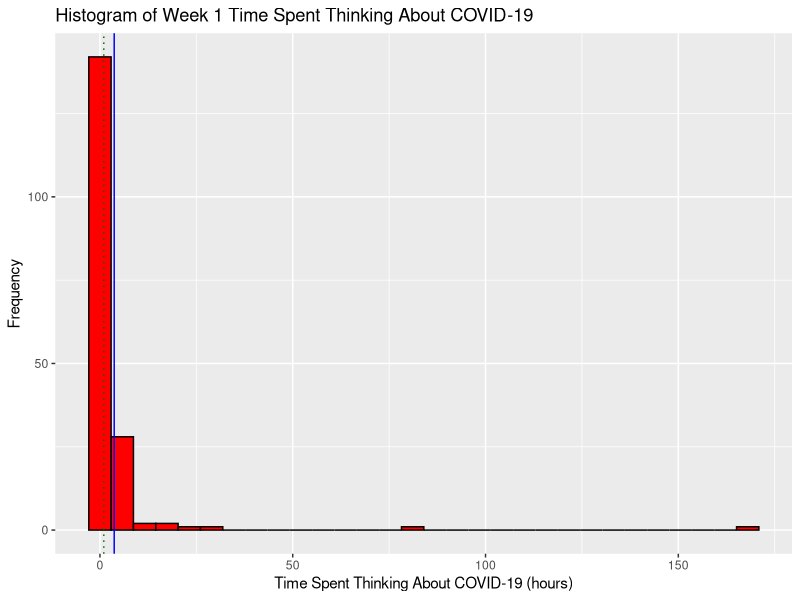
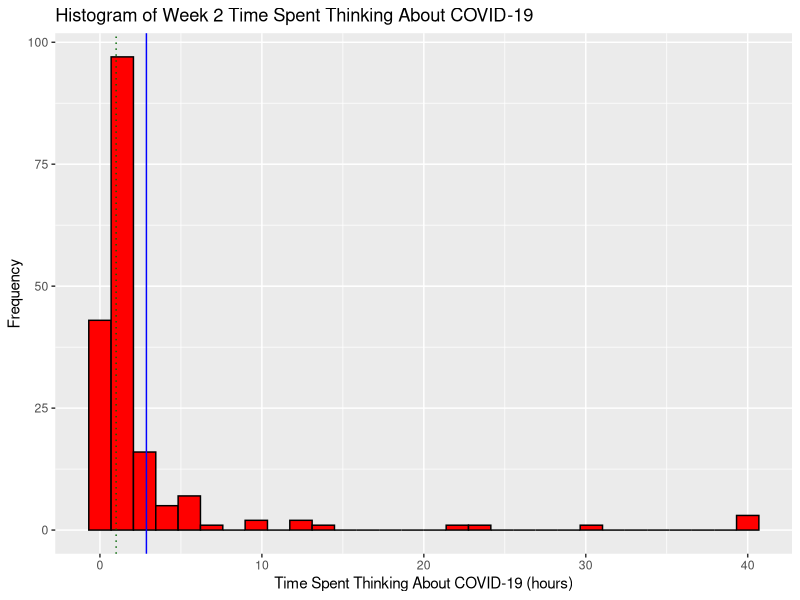
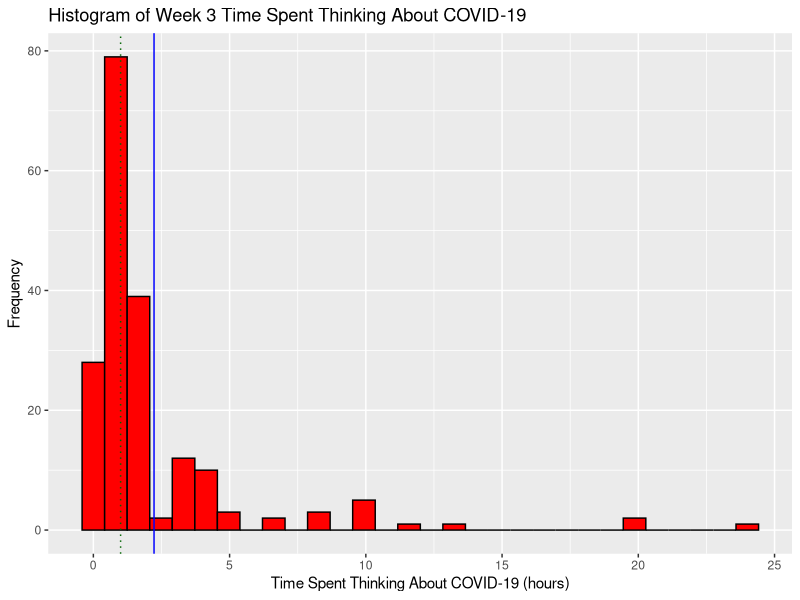

Write R code to recreate these figures, in order. (Note: this script raises an error after producing the figures.)
## ---- chunk 1
knitr::opts_chunk$set(echo = TRUE)

library(dplyr)
library(tidyverse)
## ---- chunk 2
setwd("~/Desktop/sta302h1/STA302H1 -- Projects/final report")
sta302_performance_data = read.csv("./data.csv", header = TRUE)
attach(sta302_performance_data)
## ---- chunk 3
cleaned_sta302_performance_data <- sta302_performance_data %>%
    # Create a new "country" column, which is just "Country" but whose entries are factors.
    mutate(country = as.factor(Country)) %>%

    # Remove the "X" column: it's simply the row number, which isn't very useful.
    # Remove the "Country" column: column "country" already exists
    select(-X, -Country) %>%
    
    # Rearrange similar columns side-by-side.
    relocate(country,
             COVID.hours..W1., COVID.hours..W2., 
             COVID.hours..W3., COVID.hours..W4.,
             STA302.hours..W1., STA302.hours..W2., 
             STA302.hours..W3., STA302.hours..W4.,
             Quiz_1_score, Quiz_2_score, 
             Quiz_3_score, Quiz_4_score)
## ---- chunk 4
rows_with_num_NAs = function(data, num_NAs) {
  return (rowSums(is.na(data)) == num_NAs)
}
## ---- chunk 5
row_nums_of_NA_rows = function(data, num_NAs) {
  return (which(rows_with_num_NAs(data, num_NAs)))
}
## ---- chunk 6
rows_with_0_NAs = cleaned_sta302_performance_data[
  rows_with_num_NAs(cleaned_sta302_performance_data, 0),
]
rows_with_1_NAs = cleaned_sta302_performance_data[
  rows_with_num_NAs(cleaned_sta302_performance_data, 1),
]
rows_with_2_NAs = cleaned_sta302_performance_data[
  rows_with_num_NAs(cleaned_sta302_performance_data, 2),
]
rows_with_3_NAs = cleaned_sta302_performance_data[
  rows_with_num_NAs(cleaned_sta302_performance_data, 3),
]
rows_with_4_NAs = cleaned_sta302_performance_data[
  rows_with_num_NAs(cleaned_sta302_performance_data, 4),
]
## ---- chunk 7
print(as_tibble(data.frame(
  nrows_0_NAs = nrow(rows_with_0_NAs),
  nrows_1_NAs = nrow(rows_with_1_NAs),
  nrows_2_NAs = nrow(rows_with_2_NAs),
  nrows_3_NAs = nrow(rows_with_3_NAs),
  nrows_4_NAs = nrow(rows_with_4_NAs)
)))
## ---- chunk 8
row_nums_of_NA_rows(cleaned_sta302_performance_data, 0)
## ---- chunk 9
row_nums_of_NA_rows(cleaned_sta302_performance_data, 1)
## ---- chunk 10
row_nums_of_NA_rows(cleaned_sta302_performance_data, 2)
## ---- chunk 11
row_nums_of_NA_rows(cleaned_sta302_performance_data, 3)
## ---- chunk 12
row_nums_of_NA_rows(cleaned_sta302_performance_data, 4)
## ---- chunk 13
num_column_NAs = function(predictor_variable) {
  sum(is.na(predictor_variable))
}
## ---- chunk 14
row_nums_of_NA_columns = function(data, predictor_variable) {
  which(is.na(predictor_variable))
}
## ---- chunk 15
perform_data = cleaned_sta302_performance_data
print(as_tibble(data.frame(
  week1_covid = num_column_NAs(perform_data$COVID.hours..W1.),
  week2_covid = num_column_NAs(perform_data$COVID.hours..W2.),
  week3_covid = num_column_NAs(perform_data$COVID.hours..W3.),
  week4_covid = num_column_NAs(perform_data$COVID.hours..W4.)
)))
## ---- chunk 16
print(as_tibble(data.frame(
  week1_sta302 = num_column_NAs(perform_data$STA302.hours..W1.),
  week2_sta302 = num_column_NAs(perform_data$STA302.hours..W2.),
  week3_sta302 = num_column_NAs(perform_data$STA302.hours..W3.),
  week4_sta302 = num_column_NAs(perform_data$STA302.hours..W4.)
)))
## ---- chunk 17
print(as_tibble(data.frame(
  quiz1_score = num_column_NAs(perform_data$Quiz_1_score),
  quiz2_score = num_column_NAs(perform_data$Quiz_2_score),
  quiz3_score = num_column_NAs(perform_data$Quiz_3_score),
  quiz4_score = num_column_NAs(perform_data$Quiz_4_score)
)))
## ---- chunk 18
quiz_grades <- cleaned_sta302_performance_data %>%
  select(Quiz_1_score, Quiz_2_score, 
         Quiz_3_score, Quiz_4_score)
## ---- chunk 19
missed_0_quizzes = quiz_grades[
  rows_with_num_NAs(quiz_grades, 0),
]
missed_1_quizzes = quiz_grades[
  rows_with_num_NAs(quiz_grades, 1),
]
missed_2_quizzes = quiz_grades[
  rows_with_num_NAs(quiz_grades, 2),
]
missed_3_quizzes = quiz_grades[
  rows_with_num_NAs(quiz_grades, 3),
]
missed_4_quizzes = quiz_grades[
  rows_with_num_NAs(quiz_grades, 4),
]
## ---- chunk 20
print(as.tibble(data.frame(
  miss_0_quizzes = nrow(missed_0_quizzes),
  miss_1_quizzes = nrow(missed_1_quizzes),
  miss_2_quizzes = nrow(missed_2_quizzes),
  miss_3_quizzes = nrow(missed_3_quizzes),
  miss_4_quizzes = nrow(missed_4_quizzes)
)))
## ---- chunk 21
which(rows_with_num_NAs(quiz_grades, 0))
## ---- chunk 22
which(rows_with_num_NAs(quiz_grades, 1))
## ---- chunk 23
which(rows_with_num_NAs(quiz_grades, 2))
## ---- chunk 24
which(rows_with_num_NAs(quiz_grades, 3))
## ---- chunk 25
which(rows_with_num_NAs(quiz_grades, 4))
## ---- chunk 26
library(dplyr)
row_nums_to_exclude <- union(
  which(rows_with_num_NAs(quiz_grades, 3)),
  which(rows_with_num_NAs(quiz_grades, 4))) # that's 28 people.
row_nums_to_exclude
## ---- chunk 27
cleaned_sta302_performance_data2 = 
  cleaned_sta302_performance_data[-row_nums_to_exclude,]
## ---- chunk 28
rows_with_mistyped_columms = cleaned_sta302_performance_data2[c(38, 83, 84, 117),]
# row 83: Country -> "canada" -- DONE
# row 84: Country -> "canada" -- DONE

# row 117: COVID.hours..W4. -> 0.5 hours -- DONE

# row 38:  STA302.hours..W3. -> 5.5<U+00A0> -- DONE
# row 117: STA302.hours..W4. -> 7.5 hours -- DONE
## ---- chunk 29
# library(janitor)
# use it to clean up data.
## ---- chunk 30
rows_with_no_country = cleaned_sta302_performance_data2 %>%
  select(-country)
## ---- chunk 31
# use week 5b slides -- choose model selection criterion to pick predictor variables.


# use lm() on a bunch of predictor variables to determine significant
# predictor variables.


## ---- chunk 32
display_histogram <- function(data, predictor_variable, histogram_title, x_axis_label) {
  ggplot(data = tibble(data), mapping = aes(x = predictor_variable)) +
    geom_histogram(col = "black", fill = "red", bins = 30) +
    labs(title = histogram_title, y = "Frequency", x = x_axis_label) + 
    geom_vline(mapping = aes(xintercept = mean(predictor_variable, na.rm = TRUE)),
               color = "blue", linetype = "solid") +
    geom_vline(mapping = aes(xintercept = median(predictor_variable, na.rm = TRUE)),
               color = "dark green", linetype = "dotted")
}
## ---- chunk 33
display_histogram(cleaned_sta302_performance_data2, 
                  cleaned_sta302_performance_data2$COVID.hours..W1., 
                  "Histogram of Week 1 Time Spent Thinking About COVID-19",
                  "Time Spent Thinking About COVID-19 (hours)")
## ---- chunk 34
display_histogram(cleaned_sta302_performance_data2, 
                  cleaned_sta302_performance_data2$COVID.hours..W2., 
                  "Histogram of Week 2 Time Spent Thinking About COVID-19",
                  "Time Spent Thinking About COVID-19 (hours)")
## ---- chunk 35
display_histogram(cleaned_sta302_performance_data2, 
                  cleaned_sta302_performance_data2$COVID.hours..W3., 
                  "Histogram of Week 3 Time Spent Thinking About COVID-19",
                  "Time Spent Thinking About COVID-19 (hours)")
## ---- chunk 36
display_histogram(cleaned_sta302_performance_data2, 
                  cleaned_sta302_performance_data2$COVID.hours..W4., 
                  "Histogram of Week 4 Time Spent Thinking About COVID-19",
                  "Time Spent Thinking About COVID-19 (hours)")
## ---- chunk 37
display_histogram(cleaned_sta302_performance_data2, 
                  cleaned_sta302_performance_data2$STA302.hours..W1., 
                  "Histogram of Week 1 Time Spent Studying for STA302H1",
                  "Time Spent Studying for STA302H1 (hours)")
## ---- chunk 38
display_histogram(cleaned_sta302_performance_data2, 
                  cleaned_sta302_performance_data2$STA302.hours..W2., 
                  "Histogram of Week 2 Time Spent Studying for STA302H1",
                  "Time Spent Studying for STA302H1 (hours)")
## ---- chunk 39
display_histogram(cleaned_sta302_performance_data2, 
                  cleaned_sta302_performance_data2$STA302.hours..W3., 
                  "Histogram of Week 3 Time Spent Studying for STA302H1",
                  "Time Spent Studying for STA302H1 (hours)")
## ---- chunk 40
display_histogram(cleaned_sta302_performance_data2, 
                  cleaned_sta302_performance_data2$STA302.hours..W4., 
                  "Histogram of Week 4 Time Spent Studying for STA302H1",
                  "Time Spent Studying for STA302H1 (hours)")
## ---- chunk 41
display_histogram(cleaned_sta302_performance_data2, 
                  cleaned_sta302_performance_data2$Quiz_1_score, 
                  "Histogram of Quiz 1 Scores",
                  "Quiz Score (out of 10)")
## ---- chunk 42
display_histogram(cleaned_sta302_performance_data2, 
                  cleaned_sta302_performance_data2$Quiz_2_score, 
                  "Histogram of Quiz 2 Scores",
                  "Quiz Score (out of 10)")
## ---- chunk 43
display_histogram(cleaned_sta302_performance_data2, 
                  cleaned_sta302_performance_data2$Quiz_3_score, 
                  "Histogram of Quiz 3 Scores",
                  "Quiz Score (out of 10)")
## ---- chunk 44
display_histogram(cleaned_sta302_performance_data2, 
                  cleaned_sta302_performance_data2$Quiz_4_score, 
                  "Histogram of Quiz 4 Scores",
                  "Quiz Score (out of 10)")
## ---- chunk 45
display_boxplot <- function(data, predictor_variable, boxplot_title, y_axis_label) {
  ggplot(mapping = aes(x = Country, y = predictor_variable, color = Country)) +
    geom_boxplot(mapping = aes(x = Country, y = predictor_variable)) +
    labs(title = boxplot_title,
         x = "Country",
         y = y_axis_label)
}
## ---- chunk 46
display_boxplot(cleaned_sta302_performance_data2, COVID.hours..W1.,
                "Country vs. Week 1 Time Spent Thinking About COVID-19",
                "Time Spent Thinking About COVID-19 (hours)")
## ---- chunk 47
display_boxplot(cleaned_sta302_performance_data2, COVID.hours..W2.,
                "Country vs. Week 2 Time Spent Thinking About COVID-19",
                "Time Spent Thinking About COVID-19 (hours)")
## ---- chunk 48
display_boxplot(cleaned_sta302_performance_data2, COVID.hours..W3.,
                "Country vs. Week 3 Time Spent Thinking About COVID-19",
                "Time Spent Thinking About COVID-19 (hours)")
## ---- chunk 49
display_boxplot(cleaned_sta302_performance_data2, COVID.hours..W4.,
                "Country vs. Week 4 Time Spent Thinking About COVID-19",
                "Time Spent Thinking About COVID-19 (hours)")
## ---- chunk 50
display_boxplot(cleaned_sta302_performance_data2, STA302.hours..W1.,
                "Country vs. Week 1 Time Spent Studying For STA302H1",
                "Time Spent Studying For STA302H1 (hours)")
## ---- chunk 51
display_boxplot(cleaned_sta302_performance_data2, STA302.hours..W2.,
                "Country vs. Week 2 Time Spent Studying For STA302H1",
                "Time Spent Studying For STA302H1 (hours)")
## ---- chunk 52
display_boxplot(cleaned_sta302_performance_data2, STA302.hours..W3.,
                "Country vs. Week 3 Time Spent Studying For STA302H1",
                "Time Spent Studying For STA302H1 (hours)")
## ---- chunk 53
display_boxplot(cleaned_sta302_performance_data2, STA302.hours..W4.,
                "Country vs. Week 4 Time Spent Studying For STA302H1",
                "Time Spent Studying For STA302H1 (hours)")
## ---- chunk 54
display_boxplot(cleaned_sta302_performance_data2, Quiz_1_score,
                "Country vs. Quiz 1 Score", "Score (out of 10)")
## ---- chunk 55
display_boxplot(cleaned_sta302_performance_data2, Quiz_2_score,
                "Country vs. Quiz 2 Score", "Score (out of 10)")
## ---- chunk 56
display_boxplot(cleaned_sta302_performance_data2, Quiz_3_score,
                "Country vs. Quiz 3 Score", "Score (out of 10)")
## ---- chunk 57
display_boxplot(cleaned_sta302_performance_data2, Quiz_4_score,
                "Country vs. Quiz 4 Score", "Score (out of 10)")
## ---- chunk 58
pairs(~COVID.hours..W1. + COVID.hours..W2. + COVID.hours..W3. + COVID.hours..W4. +
      STA302.hours..W1. + STA302.hours..W2. + STA302.hours..W3. + STA302.hours..W4. +
      Quiz_1_score + Quiz_2_score + Quiz_3_score + Quiz_4_score,
      data = cleaned_sta302_performance_data2, lower.panel = NULL)
## GGally
# ggpairs -- removes bottom half of pairs plot
# ggpairs(data = cleaned_sta302_performance_data2)
## ---- chunk 59
pairs(~Quiz_4_score + Quiz_1_score + Quiz_2_score 
      + Quiz_3_score, lower.panel = NULL)
## ---- chunk 60
pairs(~Quiz_4_score + COVID.hours..W1. + COVID.hours..W2. 
      + COVID.hours..W3. + COVID.hours..W4., lower.panel = NULL)
## ---- chunk 61
pairs(~Quiz_4_score + STA302.hours..W1. + STA302.hours..W2. 
      + STA302.hours..W3. + STA302.hours..W4., lower.panel = NULL)
## ---- chunk 62

## ---- chunk 63

## ---- chunk 64
library(GGally)
colnames(rows_with_no_country) <- c("W1COV", "W2COV", "W3COV", "W4COV", 
                          "W1302", "W2302", "W3302", "W4302", 
                          "Q1", "Q2", "Q3", "Q4")
ggcorr(rows_with_no_country, label = TRUE, label_round = 2)
round(cor(rows_with_no_country, use = "pairwise.complete.obs", method = "pearson"), 2)
## ---- chunk 65
# TODO: You could also create separate correlation matrices for each country.
## ---- chunk 66
summary(cleaned_sta302_performance_data2$STA302.hours..W1.)
summary(cleaned_sta302_performance_data2$STA302.hours..W2.)
summary(cleaned_sta302_performance_data2$STA302.hours..W3.)
summary(cleaned_sta302_performance_data2$STA302.hours..W4.)
## ---- chunk 67
summary(cleaned_sta302_performance_data2$COVID.hours..W1.)
summary(cleaned_sta302_performance_data2$COVID.hours..W2.)
summary(cleaned_sta302_performance_data2$COVID.hours..W3.)
summary(cleaned_sta302_performance_data2$COVID.hours..W4.)
## ---- chunk 68
summary(cleaned_sta302_performance_data2$Quiz_1_score)
summary(cleaned_sta302_performance_data2$Quiz_2_score)
summary(cleaned_sta302_performance_data2$Quiz_3_score)
summary(cleaned_sta302_performance_data2$Quiz_4_score)
